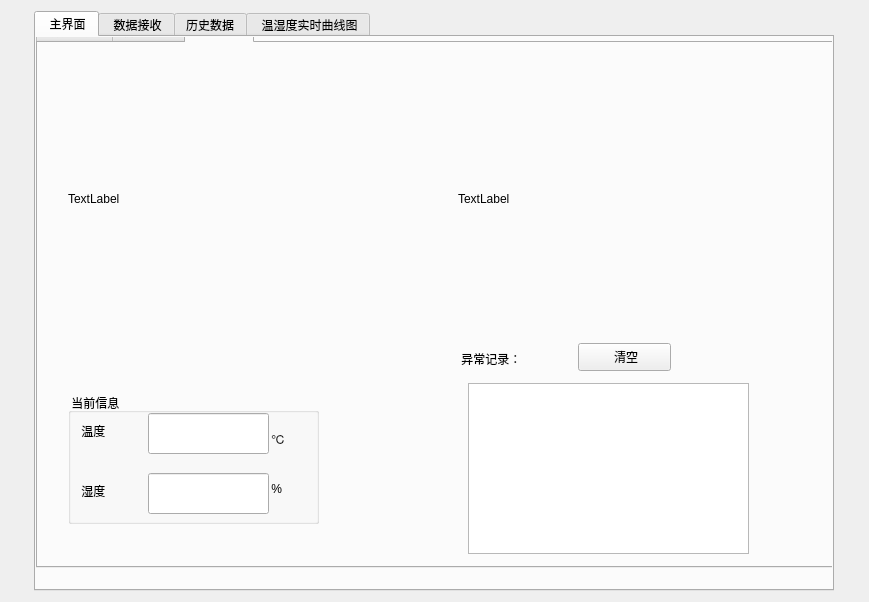
<?xml version="1.0" encoding="UTF-8"?>
<ui version="4.0">
 <class>Widget</class>
 <widget class="QWidget" name="Widget">
  <property name="geometry">
   <rect>
    <x>0</x>
    <y>0</y>
    <width>869</width>
    <height>602</height>
   </rect>
  </property>
  <property name="windowTitle">
   <string>Widget</string>
  </property>
  <layout class="QGridLayout" name="gridLayout">
   <item row="0" column="0">
    <widget class="QTabWidget" name="tabWidget">
     <property name="enabled">
      <bool>true</bool>
     </property>
     <property name="minimumSize">
      <size>
       <width>800</width>
       <height>0</height>
      </size>
     </property>
     <property name="maximumSize">
      <size>
       <width>600</width>
       <height>16777215</height>
      </size>
     </property>
     <property name="currentIndex">
      <number>0</number>
     </property>
     <widget class="QWidget" name="tab_3">
      <attribute name="title">
       <string> 主界面</string>
      </attribute>
      <widget class="QLabel" name="label_6">
       <property name="geometry">
        <rect>
         <x>70</x>
         <y>70</y>
         <width>171</width>
         <height>141</height>
        </rect>
       </property>
       <property name="text">
        <string>TextLabel</string>
       </property>
      </widget>
      <widget class="QLabel" name="label_7">
       <property name="geometry">
        <rect>
         <x>350</x>
         <y>70</y>
         <width>171</width>
         <height>141</height>
        </rect>
       </property>
       <property name="text">
        <string>TextLabel</string>
       </property>
      </widget>
      <widget class="QLineEdit" name="lineEdit">
       <property name="geometry">
        <rect>
         <x>80</x>
         <y>240</y>
         <width>61</width>
         <height>31</height>
        </rect>
       </property>
      </widget>
      <widget class="QLabel" name="label_8">
       <property name="geometry">
        <rect>
         <x>160</x>
         <y>240</y>
         <width>72</width>
         <height>31</height>
        </rect>
       </property>
       <property name="text">
        <string>TextLabel</string>
       </property>
      </widget>
      <widget class="QTabWidget" name="tabWidget_2">
       <property name="enabled">
        <bool>true</bool>
       </property>
       <property name="geometry">
        <rect>
         <x>0</x>
         <y>-20</y>
         <width>800</width>
         <height>551</height>
        </rect>
       </property>
       <property name="minimumSize">
        <size>
         <width>800</width>
         <height>0</height>
        </size>
       </property>
       <property name="maximumSize">
        <size>
         <width>600</width>
         <height>16777215</height>
        </size>
       </property>
       <property name="currentIndex">
        <number>2</number>
       </property>
       <widget class="QWidget" name="tab_7">
        <attribute name="title">
         <string notr="true"> 数据接收</string>
        </attribute>
        <widget class="QLabel" name="label_17">
         <property name="geometry">
          <rect>
           <x>20</x>
           <y>40</y>
           <width>72</width>
           <height>21</height>
          </rect>
         </property>
         <property name="text">
          <string> 端口号：</string>
         </property>
        </widget>
        <widget class="QLabel" name="label_18">
         <property name="geometry">
          <rect>
           <x>20</x>
           <y>80</y>
           <width>72</width>
           <height>21</height>
          </rect>
         </property>
         <property name="text">
          <string> 波特率：</string>
         </property>
        </widget>
        <widget class="QLabel" name="label_19">
         <property name="geometry">
          <rect>
           <x>10</x>
           <y>130</y>
           <width>72</width>
           <height>21</height>
          </rect>
         </property>
         <property name="text">
          <string>  数据位：</string>
         </property>
        </widget>
        <widget class="QLabel" name="label_20">
         <property name="geometry">
          <rect>
           <x>10</x>
           <y>180</y>
           <width>72</width>
           <height>21</height>
          </rect>
         </property>
         <property name="text">
          <string>  校验位：</string>
         </property>
        </widget>
        <widget class="QLabel" name="label_21">
         <property name="geometry">
          <rect>
           <x>20</x>
           <y>230</y>
           <width>72</width>
           <height>21</height>
          </rect>
         </property>
         <property name="text">
          <string> 停止位：</string>
         </property>
        </widget>
        <widget class="QComboBox" name="PortBox_3">
         <property name="geometry">
          <rect>
           <x>90</x>
           <y>40</y>
           <width>87</width>
           <height>22</height>
          </rect>
         </property>
        </widget>
        <widget class="QComboBox" name="BaudBox_3">
         <property name="geometry">
          <rect>
           <x>90</x>
           <y>80</y>
           <width>87</width>
           <height>22</height>
          </rect>
         </property>
         <item>
          <property name="text">
           <string>9600</string>
          </property>
         </item>
         <item>
          <property name="text">
           <string>38400</string>
          </property>
         </item>
         <item>
          <property name="text">
           <string>115200</string>
          </property>
         </item>
        </widget>
        <widget class="QComboBox" name="DataBox_3">
         <property name="geometry">
          <rect>
           <x>90</x>
           <y>130</y>
           <width>87</width>
           <height>22</height>
          </rect>
         </property>
         <item>
          <property name="text">
           <string>5</string>
          </property>
         </item>
         <item>
          <property name="text">
           <string>6</string>
          </property>
         </item>
         <item>
          <property name="text">
           <string>7</string>
          </property>
         </item>
         <item>
          <property name="text">
           <string>8</string>
          </property>
         </item>
        </widget>
        <widget class="QComboBox" name="ParityBox_3">
         <property name="geometry">
          <rect>
           <x>90</x>
           <y>180</y>
           <width>87</width>
           <height>22</height>
          </rect>
         </property>
         <item>
          <property name="text">
           <string>0</string>
          </property>
         </item>
        </widget>
        <widget class="QComboBox" name="StopBox_3">
         <property name="geometry">
          <rect>
           <x>90</x>
           <y>230</y>
           <width>87</width>
           <height>22</height>
          </rect>
         </property>
         <item>
          <property name="text">
           <string>1</string>
          </property>
         </item>
         <item>
          <property name="text">
           <string>1.5</string>
          </property>
         </item>
         <item>
          <property name="text">
           <string>2</string>
          </property>
         </item>
        </widget>
        <widget class="QTextEdit" name="writeEdit_3">
         <property name="geometry">
          <rect>
           <x>190</x>
           <y>30</y>
           <width>391</width>
           <height>281</height>
          </rect>
         </property>
        </widget>
        <widget class="QTextEdit" name="sendEdit_3">
         <property name="geometry">
          <rect>
           <x>180</x>
           <y>320</y>
           <width>191</width>
           <height>61</height>
          </rect>
         </property>
        </widget>
        <widget class="QPushButton" name="btnSend_3">
         <property name="geometry">
          <rect>
           <x>380</x>
           <y>340</y>
           <width>93</width>
           <height>28</height>
          </rect>
         </property>
         <property name="text">
          <string>发送</string>
         </property>
        </widget>
        <widget class="QPushButton" name="btnClear_3">
         <property name="geometry">
          <rect>
           <x>480</x>
           <y>340</y>
           <width>93</width>
           <height>28</height>
          </rect>
         </property>
         <property name="text">
          <string> 清空</string>
         </property>
        </widget>
        <widget class="QLabel" name="portlabel_3">
         <property name="geometry">
          <rect>
           <x>40</x>
           <y>340</y>
           <width>21</width>
           <height>21</height>
          </rect>
         </property>
         <property name="text">
          <string>text</string>
         </property>
        </widget>
        <widget class="QPushButton" name="btnOpen_3">
         <property name="geometry">
          <rect>
           <x>70</x>
           <y>340</y>
           <width>91</width>
           <height>28</height>
          </rect>
         </property>
         <property name="text">
          <string>打开串口</string>
         </property>
        </widget>
       </widget>
       <widget class="QWidget" name="tab_8">
        <attribute name="title">
         <string notr="true">历史数据</string>
        </attribute>
        <widget class="QTableView" name="tableView_3">
         <property name="geometry">
          <rect>
           <x>20</x>
           <y>31</y>
           <width>551</width>
           <height>311</height>
          </rect>
         </property>
        </widget>
       </widget>
       <widget class="QWidget" name="tab_9">
        <attribute name="title">
         <string>  TCP/IP</string>
        </attribute>
        <widget class="QLabel" name="wenshiLabel">
         <property name="geometry">
          <rect>
           <x>30</x>
           <y>20</y>
           <width>211</width>
           <height>271</height>
          </rect>
         </property>
         <property name="text">
          <string>TextLabel</string>
         </property>
        </widget>
        <widget class="QLabel" name="yanwuLabel">
         <property name="geometry">
          <rect>
           <x>420</x>
           <y>60</y>
           <width>191</width>
           <height>191</height>
          </rect>
         </property>
         <property name="text">
          <string>TextLabel</string>
         </property>
        </widget>
        <widget class="QLabel" name="label_25">
         <property name="geometry">
          <rect>
           <x>420</x>
           <y>300</y>
           <width>91</width>
           <height>31</height>
          </rect>
         </property>
         <property name="text">
          <string> 异常记录：</string>
         </property>
        </widget>
        <widget class="QGroupBox" name="groupBox">
         <property name="geometry">
          <rect>
           <x>30</x>
           <y>350</y>
           <width>251</width>
           <height>131</height>
          </rect>
         </property>
         <property name="title">
          <string> 当前信息</string>
         </property>
         <widget class="QLabel" name="label_9">
          <property name="geometry">
           <rect>
            <x>10</x>
            <y>30</y>
            <width>72</width>
            <height>15</height>
           </rect>
          </property>
          <property name="text">
           <string> 温度</string>
          </property>
         </widget>
         <widget class="QLabel" name="label_10">
          <property name="geometry">
           <rect>
            <x>10</x>
            <y>90</y>
            <width>72</width>
            <height>15</height>
           </rect>
          </property>
          <property name="text">
           <string> 湿度</string>
          </property>
         </widget>
         <widget class="QLineEdit" name="wendu">
          <property name="geometry">
           <rect>
            <x>80</x>
            <y>20</y>
            <width>121</width>
            <height>41</height>
           </rect>
          </property>
         </widget>
         <widget class="QLabel" name="label_24">
          <property name="geometry">
           <rect>
            <x>200</x>
            <y>20</y>
            <width>41</width>
            <height>51</height>
           </rect>
          </property>
          <property name="text">
           <string> ℃</string>
          </property>
         </widget>
         <widget class="QLineEdit" name="shidu">
          <property name="geometry">
           <rect>
            <x>80</x>
            <y>80</y>
            <width>121</width>
            <height>41</height>
           </rect>
          </property>
         </widget>
         <widget class="QLabel" name="label_11">
          <property name="geometry">
           <rect>
            <x>200</x>
            <y>80</y>
            <width>41</width>
            <height>31</height>
           </rect>
          </property>
          <property name="text">
           <string> %</string>
          </property>
         </widget>
        </widget>
        <widget class="QTextEdit" name="errorEdit">
         <property name="geometry">
          <rect>
           <x>430</x>
           <y>340</y>
           <width>281</width>
           <height>171</height>
          </rect>
         </property>
        </widget>
        <widget class="QPushButton" name="clear">
         <property name="geometry">
          <rect>
           <x>540</x>
           <y>300</y>
           <width>93</width>
           <height>28</height>
          </rect>
         </property>
         <property name="text">
          <string> 清空</string>
         </property>
        </widget>
       </widget>
      </widget>
     </widget>
     <widget class="QWidget" name="tab">
      <attribute name="title">
       <string notr="true"> 数据接收</string>
      </attribute>
      <widget class="QLabel" name="label">
       <property name="geometry">
        <rect>
         <x>20</x>
         <y>40</y>
         <width>72</width>
         <height>21</height>
        </rect>
       </property>
       <property name="text">
        <string> 端口号：</string>
       </property>
      </widget>
      <widget class="QLabel" name="label_2">
       <property name="geometry">
        <rect>
         <x>20</x>
         <y>80</y>
         <width>72</width>
         <height>21</height>
        </rect>
       </property>
       <property name="text">
        <string> 波特率：</string>
       </property>
      </widget>
      <widget class="QLabel" name="label_3">
       <property name="geometry">
        <rect>
         <x>10</x>
         <y>130</y>
         <width>72</width>
         <height>21</height>
        </rect>
       </property>
       <property name="text">
        <string>  数据位：</string>
       </property>
      </widget>
      <widget class="QLabel" name="label_4">
       <property name="geometry">
        <rect>
         <x>10</x>
         <y>180</y>
         <width>72</width>
         <height>21</height>
        </rect>
       </property>
       <property name="text">
        <string>  校验位：</string>
       </property>
      </widget>
      <widget class="QLabel" name="label_5">
       <property name="geometry">
        <rect>
         <x>20</x>
         <y>230</y>
         <width>72</width>
         <height>21</height>
        </rect>
       </property>
       <property name="text">
        <string> 停止位：</string>
       </property>
      </widget>
      <widget class="QComboBox" name="PortBox">
       <property name="geometry">
        <rect>
         <x>90</x>
         <y>40</y>
         <width>87</width>
         <height>22</height>
        </rect>
       </property>
      </widget>
      <widget class="QComboBox" name="BaudBox">
       <property name="geometry">
        <rect>
         <x>90</x>
         <y>80</y>
         <width>87</width>
         <height>22</height>
        </rect>
       </property>
       <item>
        <property name="text">
         <string>9600</string>
        </property>
       </item>
       <item>
        <property name="text">
         <string>38400</string>
        </property>
       </item>
       <item>
        <property name="text">
         <string>115200</string>
        </property>
       </item>
      </widget>
      <widget class="QComboBox" name="DataBox">
       <property name="geometry">
        <rect>
         <x>90</x>
         <y>130</y>
         <width>87</width>
         <height>22</height>
        </rect>
       </property>
       <item>
        <property name="text">
         <string>5</string>
        </property>
       </item>
       <item>
        <property name="text">
         <string>6</string>
        </property>
       </item>
       <item>
        <property name="text">
         <string>7</string>
        </property>
       </item>
       <item>
        <property name="text">
         <string>8</string>
        </property>
       </item>
      </widget>
      <widget class="QComboBox" name="ParityBox">
       <property name="geometry">
        <rect>
         <x>90</x>
         <y>180</y>
         <width>87</width>
         <height>22</height>
        </rect>
       </property>
       <item>
        <property name="text">
         <string>0</string>
        </property>
       </item>
      </widget>
      <widget class="QComboBox" name="StopBox">
       <property name="geometry">
        <rect>
         <x>90</x>
         <y>230</y>
         <width>87</width>
         <height>22</height>
        </rect>
       </property>
       <item>
        <property name="text">
         <string>1</string>
        </property>
       </item>
       <item>
        <property name="text">
         <string>1.5</string>
        </property>
       </item>
       <item>
        <property name="text">
         <string>2</string>
        </property>
       </item>
      </widget>
      <widget class="QTextEdit" name="writeEdit">
       <property name="geometry">
        <rect>
         <x>190</x>
         <y>30</y>
         <width>561</width>
         <height>281</height>
        </rect>
       </property>
      </widget>
      <widget class="QTextEdit" name="sendEdit">
       <property name="geometry">
        <rect>
         <x>180</x>
         <y>320</y>
         <width>311</width>
         <height>61</height>
        </rect>
       </property>
      </widget>
      <widget class="QPushButton" name="btnSend">
       <property name="geometry">
        <rect>
         <x>520</x>
         <y>340</y>
         <width>93</width>
         <height>28</height>
        </rect>
       </property>
       <property name="text">
        <string>发送</string>
       </property>
      </widget>
      <widget class="QPushButton" name="btnClear">
       <property name="geometry">
        <rect>
         <x>640</x>
         <y>340</y>
         <width>93</width>
         <height>28</height>
        </rect>
       </property>
       <property name="text">
        <string> 清空</string>
       </property>
      </widget>
      <widget class="QLabel" name="portlabel">
       <property name="geometry">
        <rect>
         <x>40</x>
         <y>340</y>
         <width>21</width>
         <height>21</height>
        </rect>
       </property>
       <property name="text">
        <string>text</string>
       </property>
      </widget>
      <widget class="QPushButton" name="btnOpen">
       <property name="geometry">
        <rect>
         <x>70</x>
         <y>340</y>
         <width>91</width>
         <height>28</height>
        </rect>
       </property>
       <property name="text">
        <string>打开串口</string>
       </property>
      </widget>
     </widget>
     <widget class="QWidget" name="tab_2">
      <attribute name="title">
       <string notr="true">历史数据</string>
      </attribute>
      <widget class="QTableView" name="tableView">
       <property name="geometry">
        <rect>
         <x>20</x>
         <y>31</y>
         <width>741</width>
         <height>491</height>
        </rect>
       </property>
      </widget>
     </widget>
     <widget class="QWidget" name="tab_10">
      <attribute name="title">
       <string> 温湿度实时曲线图</string>
      </attribute>
      <widget class="QWidget" name="w_widget" native="true">
       <property name="geometry">
        <rect>
         <x>20</x>
         <y>20</y>
         <width>711</width>
         <height>481</height>
        </rect>
       </property>
      </widget>
     </widget>
    </widget>
   </item>
  </layout>
 </widget>
 <layoutdefault spacing="6" margin="11"/>
 <resources/>
 <connections/>
</ui>
